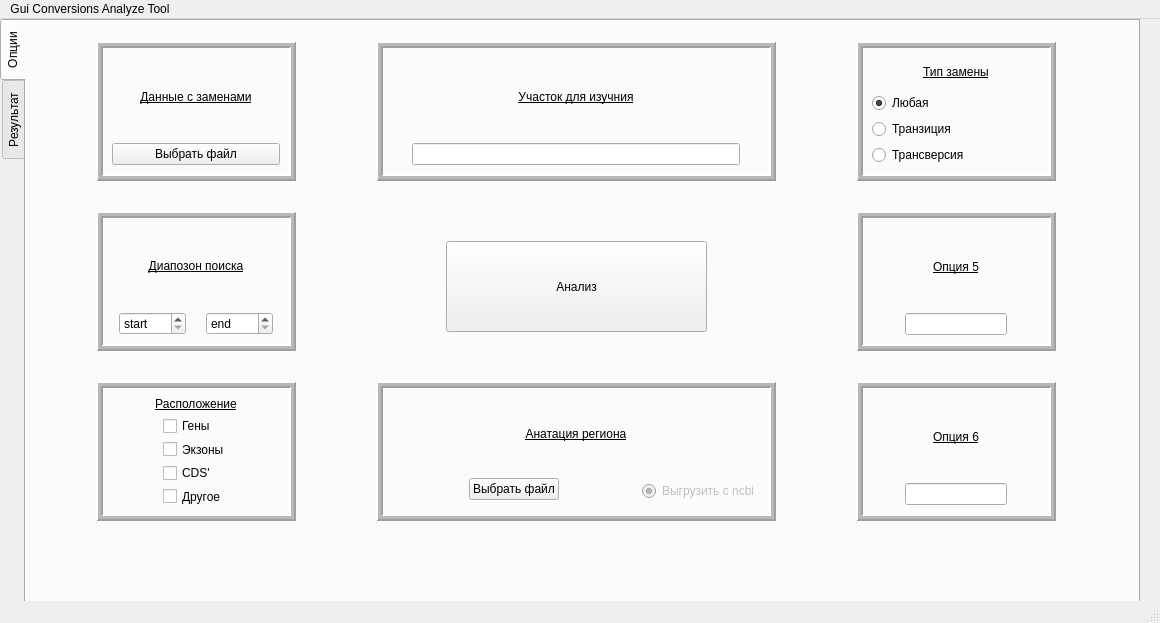
<?xml version="1.0" encoding="UTF-8"?>
<ui version="4.0">
 <class>MainWindow</class>
 <widget class="QMainWindow" name="MainWindow">
  <property name="geometry">
   <rect>
    <x>0</x>
    <y>0</y>
    <width>1160</width>
    <height>623</height>
   </rect>
  </property>
  <property name="minimumSize">
   <size>
    <width>1160</width>
    <height>623</height>
   </size>
  </property>
  <property name="maximumSize">
   <size>
    <width>1160</width>
    <height>623</height>
   </size>
  </property>
  <property name="windowTitle">
   <string>MainWindow</string>
  </property>
  <widget class="QWidget" name="centralwidget">
   <widget class="QTabWidget" name="tabWidget">
    <property name="geometry">
     <rect>
      <x>0</x>
      <y>0</y>
      <width>1140</width>
      <height>623</height>
     </rect>
    </property>
    <property name="minimumSize">
     <size>
      <width>1140</width>
      <height>623</height>
     </size>
    </property>
    <property name="maximumSize">
     <size>
      <width>1140</width>
      <height>623</height>
     </size>
    </property>
    <property name="layoutDirection">
     <enum>Qt::LayoutDirection::LeftToRight</enum>
    </property>
    <property name="autoFillBackground">
     <bool>false</bool>
    </property>
    <property name="tabPosition">
     <enum>QTabWidget::TabPosition::West</enum>
    </property>
    <property name="tabShape">
     <enum>QTabWidget::TabShape::Rounded</enum>
    </property>
    <property name="currentIndex">
     <number>0</number>
    </property>
    <property name="elideMode">
     <enum>Qt::TextElideMode::ElideLeft</enum>
    </property>
    <property name="documentMode">
     <bool>false</bool>
    </property>
    <property name="tabsClosable">
     <bool>false</bool>
    </property>
    <property name="tabBarAutoHide">
     <bool>false</bool>
    </property>
    <widget class="QWidget" name="tabOPTIONS">
     <attribute name="title">
      <string>Опции</string>
     </attribute>
     <widget class="QPushButton" name="mainBUTTON">
      <property name="geometry">
       <rect>
        <x>420</x>
        <y>220</y>
        <width>261</width>
        <height>91</height>
       </rect>
      </property>
      <property name="text">
       <string>Анализ</string>
      </property>
     </widget>
     <widget class="QFrame" name="placeOPTIONS">
      <property name="geometry">
       <rect>
        <x>70</x>
        <y>360</y>
        <width>200</width>
        <height>140</height>
       </rect>
      </property>
      <property name="frameShape">
       <enum>QFrame::Shape::Box</enum>
      </property>
      <property name="frameShadow">
       <enum>QFrame::Shadow::Raised</enum>
      </property>
      <property name="lineWidth">
       <number>2</number>
      </property>
      <property name="midLineWidth">
       <number>3</number>
      </property>
      <layout class="QVBoxLayout" name="SourceOfSearch_lay">
       <item>
        <widget class="QLabel" name="SourceSDeearch_lay">
         <property name="text">
          <string>&lt;html&gt;&lt;head/&gt;&lt;body&gt;&lt;p align=&quot;center&quot;&gt;&lt;span style=&quot; text-decoration: underline;&quot;&gt;Расположение&lt;/span&gt;&lt;/p&gt;&lt;/body&gt;&lt;/html&gt;</string>
         </property>
         <property name="textFormat">
          <enum>Qt::TextFormat::AutoText</enum>
         </property>
        </widget>
       </item>
       <item>
        <layout class="QHBoxLayout" name="horizontalLayout">
         <property name="spacing">
          <number>6</number>
         </property>
         <item>
          <spacer name="horizontalSpacer">
           <property name="orientation">
            <enum>Qt::Orientation::Horizontal</enum>
           </property>
           <property name="sizeHint" stdset="0">
            <size>
             <width>20</width>
             <height>20</height>
            </size>
           </property>
          </spacer>
         </item>
         <item>
          <layout class="QVBoxLayout" name="placeLAY">
           <item>
            <widget class="QCheckBox" name="genPLACE">
             <property name="text">
              <string>Гены</string>
             </property>
            </widget>
           </item>
           <item>
            <widget class="QCheckBox" name="exonPLACE">
             <property name="text">
              <string>Экзоны</string>
             </property>
            </widget>
           </item>
           <item>
            <widget class="QCheckBox" name="cdsPLACE">
             <property name="text">
              <string>CDS'</string>
             </property>
            </widget>
           </item>
           <item>
            <widget class="QCheckBox" name="otherPLACE">
             <property name="text">
              <string>Другое</string>
             </property>
            </widget>
           </item>
          </layout>
         </item>
         <item>
          <spacer name="horizontalSpacer_2">
           <property name="orientation">
            <enum>Qt::Orientation::Horizontal</enum>
           </property>
           <property name="sizeHint" stdset="0">
            <size>
             <width>40</width>
             <height>20</height>
            </size>
           </property>
          </spacer>
         </item>
        </layout>
       </item>
       <item>
        <spacer name="verticalSpacer_2">
         <property name="orientation">
          <enum>Qt::Orientation::Vertical</enum>
         </property>
         <property name="sizeHint" stdset="0">
          <size>
           <width>20</width>
           <height>40</height>
          </size>
         </property>
        </spacer>
       </item>
      </layout>
     </widget>
     <widget class="QFrame" name="positionOPTIONS">
      <property name="geometry">
       <rect>
        <x>70</x>
        <y>190</y>
        <width>200</width>
        <height>140</height>
       </rect>
      </property>
      <property name="frameShape">
       <enum>QFrame::Shape::Box</enum>
      </property>
      <property name="frameShadow">
       <enum>QFrame::Shadow::Raised</enum>
      </property>
      <property name="lineWidth">
       <number>2</number>
      </property>
      <property name="midLineWidth">
       <number>3</number>
      </property>
      <layout class="QVBoxLayout" name="SourceOfSearch_lay_2">
       <item>
        <widget class="QLabel" name="SourceSDeearch_lay_2">
         <property name="text">
          <string>&lt;html&gt;&lt;head/&gt;&lt;body&gt;&lt;p align=&quot;center&quot;&gt;&lt;span style=&quot; text-decoration: underline;&quot;&gt;Диапозон поиска&lt;/span&gt;&lt;/p&gt;&lt;/body&gt;&lt;/html&gt;</string>
         </property>
         <property name="textFormat">
          <enum>Qt::TextFormat::AutoText</enum>
         </property>
        </widget>
       </item>
       <item>
        <layout class="QHBoxLayout" name="PositionSpinsLayout">
         <item>
          <spacer name="horizontalSpacer_4">
           <property name="orientation">
            <enum>Qt::Orientation::Horizontal</enum>
           </property>
           <property name="sizeHint" stdset="0">
            <size>
             <width>40</width>
             <height>20</height>
            </size>
           </property>
          </spacer>
         </item>
         <item>
          <widget class="QSpinBox" name="startPOSITION">
           <property name="specialValueText">
            <string>start</string>
           </property>
           <property name="minimum">
            <number>1</number>
           </property>
           <property name="maximum">
            <number>999999999</number>
           </property>
           <property name="singleStep">
            <number>25</number>
           </property>
           <property name="stepType">
            <enum>QAbstractSpinBox::StepType::AdaptiveDecimalStepType</enum>
           </property>
          </widget>
         </item>
         <item>
          <spacer name="horizontalSpacer_6">
           <property name="orientation">
            <enum>Qt::Orientation::Horizontal</enum>
           </property>
           <property name="sizeHint" stdset="0">
            <size>
             <width>40</width>
             <height>20</height>
            </size>
           </property>
          </spacer>
         </item>
         <item>
          <spacer name="horizontalSpacer_3">
           <property name="orientation">
            <enum>Qt::Orientation::Horizontal</enum>
           </property>
           <property name="sizeHint" stdset="0">
            <size>
             <width>40</width>
             <height>20</height>
            </size>
           </property>
          </spacer>
         </item>
         <item>
          <widget class="QSpinBox" name="endPOSITION">
           <property name="specialValueText">
            <string>end</string>
           </property>
           <property name="suffix">
            <string/>
           </property>
           <property name="prefix">
            <string/>
           </property>
           <property name="minimum">
            <number>1</number>
           </property>
           <property name="maximum">
            <number>999999999</number>
           </property>
           <property name="singleStep">
            <number>25</number>
           </property>
           <property name="stepType">
            <enum>QAbstractSpinBox::StepType::AdaptiveDecimalStepType</enum>
           </property>
           <property name="value">
            <number>1</number>
           </property>
          </widget>
         </item>
         <item>
          <spacer name="horizontalSpacer_5">
           <property name="orientation">
            <enum>Qt::Orientation::Horizontal</enum>
           </property>
           <property name="sizeHint" stdset="0">
            <size>
             <width>40</width>
             <height>20</height>
            </size>
           </property>
          </spacer>
         </item>
        </layout>
       </item>
      </layout>
     </widget>
     <widget class="QFrame" name="inputOPTIONS">
      <property name="geometry">
       <rect>
        <x>350</x>
        <y>20</y>
        <width>400</width>
        <height>140</height>
       </rect>
      </property>
      <property name="frameShape">
       <enum>QFrame::Shape::Box</enum>
      </property>
      <property name="frameShadow">
       <enum>QFrame::Shadow::Raised</enum>
      </property>
      <property name="lineWidth">
       <number>2</number>
      </property>
      <property name="midLineWidth">
       <number>3</number>
      </property>
      <layout class="QVBoxLayout" name="SourceOfSearch_lay_3">
       <item>
        <widget class="QLabel" name="SourceSDeearch_lay_3">
         <property name="text">
          <string>&lt;html&gt;&lt;head/&gt;&lt;body&gt;&lt;p align=&quot;center&quot;&gt;&lt;span style=&quot; text-decoration: underline&quot;&gt;Участок для изучния&lt;/span&gt;&lt;/p&gt;&lt;/body&gt;&lt;/html&gt;</string>
         </property>
         <property name="textFormat">
          <enum>Qt::TextFormat::AutoText</enum>
         </property>
        </widget>
       </item>
       <item>
        <layout class="QHBoxLayout" name="horizontalLayout_3">
         <item>
          <spacer name="horizontalSpacer_7">
           <property name="orientation">
            <enum>Qt::Orientation::Horizontal</enum>
           </property>
           <property name="sizeType">
            <enum>QSizePolicy::Policy::Fixed</enum>
           </property>
           <property name="sizeHint" stdset="0">
            <size>
             <width>20</width>
             <height>20</height>
            </size>
           </property>
          </spacer>
         </item>
         <item>
          <widget class="QLineEdit" name="targetEDIT">
           <property name="autoFillBackground">
            <bool>false</bool>
           </property>
          </widget>
         </item>
         <item>
          <spacer name="horizontalSpacer_10">
           <property name="orientation">
            <enum>Qt::Orientation::Horizontal</enum>
           </property>
           <property name="sizeType">
            <enum>QSizePolicy::Policy::Fixed</enum>
           </property>
           <property name="sizeHint" stdset="0">
            <size>
             <width>20</width>
             <height>20</height>
            </size>
           </property>
          </spacer>
         </item>
        </layout>
       </item>
      </layout>
     </widget>
     <widget class="QFrame" name="option5OPTIONS">
      <property name="geometry">
       <rect>
        <x>830</x>
        <y>190</y>
        <width>200</width>
        <height>140</height>
       </rect>
      </property>
      <property name="frameShape">
       <enum>QFrame::Shape::Box</enum>
      </property>
      <property name="frameShadow">
       <enum>QFrame::Shadow::Raised</enum>
      </property>
      <property name="lineWidth">
       <number>2</number>
      </property>
      <property name="midLineWidth">
       <number>3</number>
      </property>
      <layout class="QVBoxLayout" name="SourceOfSearch_lay_4">
       <item>
        <widget class="QLabel" name="SourceSDeearch_lay_4">
         <property name="text">
          <string>&lt;html&gt;&lt;head/&gt;&lt;body&gt;&lt;p align=&quot;center&quot;&gt;&lt;span style=&quot; text-decoration: underline;&quot;&gt;Опция 5&lt;/span&gt;&lt;/p&gt;&lt;/body&gt;&lt;/html&gt;</string>
         </property>
         <property name="textFormat">
          <enum>Qt::TextFormat::AutoText</enum>
         </property>
        </widget>
       </item>
       <item>
        <layout class="QHBoxLayout" name="horizontalLayout_4">
         <item>
          <spacer name="horizontalSpacer_8">
           <property name="orientation">
            <enum>Qt::Orientation::Horizontal</enum>
           </property>
           <property name="sizeHint" stdset="0">
            <size>
             <width>40</width>
             <height>20</height>
            </size>
           </property>
          </spacer>
         </item>
         <item>
          <widget class="QLineEdit" name="lineEdit_2"/>
         </item>
         <item>
          <spacer name="horizontalSpacer_11">
           <property name="orientation">
            <enum>Qt::Orientation::Horizontal</enum>
           </property>
           <property name="sizeHint" stdset="0">
            <size>
             <width>40</width>
             <height>20</height>
            </size>
           </property>
          </spacer>
         </item>
        </layout>
       </item>
      </layout>
     </widget>
     <widget class="QFrame" name="typeOPTIONS">
      <property name="geometry">
       <rect>
        <x>830</x>
        <y>20</y>
        <width>200</width>
        <height>140</height>
       </rect>
      </property>
      <property name="frameShape">
       <enum>QFrame::Shape::Box</enum>
      </property>
      <property name="frameShadow">
       <enum>QFrame::Shadow::Raised</enum>
      </property>
      <property name="lineWidth">
       <number>2</number>
      </property>
      <property name="midLineWidth">
       <number>3</number>
      </property>
      <layout class="QVBoxLayout" name="SourceOfSearch_lay_5">
       <item>
        <widget class="QLabel" name="SourceSDeearch_lay_5">
         <property name="text">
          <string>&lt;html&gt;&lt;head/&gt;&lt;body&gt;&lt;p align=&quot;center&quot;&gt;&lt;span style=&quot; text-decoration: underline;&quot;&gt;Тип замены&lt;/span&gt;&lt;/p&gt;&lt;/body&gt;&lt;/html&gt;</string>
         </property>
         <property name="textFormat">
          <enum>Qt::TextFormat::AutoText</enum>
         </property>
        </widget>
       </item>
       <item>
        <layout class="QVBoxLayout" name="verticalLayout_2">
         <item>
          <widget class="QRadioButton" name="anyCTYPE">
           <property name="text">
            <string>Любая</string>
           </property>
           <property name="checked">
            <bool>true</bool>
           </property>
          </widget>
         </item>
         <item>
          <widget class="QRadioButton" name="transitionCTYPE">
           <property name="text">
            <string>Транзиция</string>
           </property>
          </widget>
         </item>
         <item>
          <widget class="QRadioButton" name="transversionCTYPE">
           <property name="text">
            <string>Трансверсия</string>
           </property>
          </widget>
         </item>
        </layout>
       </item>
      </layout>
     </widget>
     <widget class="QFrame" name="option6OPTIONS">
      <property name="geometry">
       <rect>
        <x>830</x>
        <y>360</y>
        <width>200</width>
        <height>140</height>
       </rect>
      </property>
      <property name="frameShape">
       <enum>QFrame::Shape::Box</enum>
      </property>
      <property name="frameShadow">
       <enum>QFrame::Shadow::Raised</enum>
      </property>
      <property name="lineWidth">
       <number>2</number>
      </property>
      <property name="midLineWidth">
       <number>3</number>
      </property>
      <layout class="QVBoxLayout" name="SourceOfSearch_lay_6">
       <item>
        <widget class="QLabel" name="SourceSDeearch_lay_6">
         <property name="text">
          <string>&lt;html&gt;&lt;head/&gt;&lt;body&gt;&lt;p align=&quot;center&quot;&gt;&lt;span style=&quot; text-decoration: underline;&quot;&gt;Опция 6&lt;/span&gt;&lt;/p&gt;&lt;/body&gt;&lt;/html&gt;</string>
         </property>
         <property name="textFormat">
          <enum>Qt::TextFormat::AutoText</enum>
         </property>
        </widget>
       </item>
       <item>
        <layout class="QHBoxLayout" name="horizontalLayout_6">
         <item>
          <spacer name="horizontalSpacer_13">
           <property name="orientation">
            <enum>Qt::Orientation::Horizontal</enum>
           </property>
           <property name="sizeHint" stdset="0">
            <size>
             <width>40</width>
             <height>20</height>
            </size>
           </property>
          </spacer>
         </item>
         <item>
          <widget class="QLineEdit" name="lineEdit_4"/>
         </item>
         <item>
          <spacer name="horizontalSpacer_14">
           <property name="orientation">
            <enum>Qt::Orientation::Horizontal</enum>
           </property>
           <property name="sizeHint" stdset="0">
            <size>
             <width>40</width>
             <height>20</height>
            </size>
           </property>
          </spacer>
         </item>
        </layout>
       </item>
      </layout>
     </widget>
     <widget class="QFrame" name="Anatation_options">
      <property name="geometry">
       <rect>
        <x>350</x>
        <y>360</y>
        <width>400</width>
        <height>140</height>
       </rect>
      </property>
      <property name="frameShape">
       <enum>QFrame::Shape::Box</enum>
      </property>
      <property name="frameShadow">
       <enum>QFrame::Shadow::Raised</enum>
      </property>
      <property name="lineWidth">
       <number>2</number>
      </property>
      <property name="midLineWidth">
       <number>3</number>
      </property>
      <layout class="QVBoxLayout" name="SourceOfSearch_lay_7">
       <item>
        <widget class="QLabel" name="SourceSDeearch_lay_7">
         <property name="text">
          <string>&lt;html&gt;&lt;head/&gt;&lt;body&gt;&lt;p align=&quot;center&quot;&gt;&lt;span style=&quot; text-decoration: underline;&quot;&gt;Анатация региона&lt;/span&gt;&lt;/p&gt;&lt;/body&gt;&lt;/html&gt;</string>
         </property>
         <property name="textFormat">
          <enum>Qt::TextFormat::AutoText</enum>
         </property>
        </widget>
       </item>
       <item>
        <layout class="QHBoxLayout" name="horizontalLayout_5">
         <property name="spacing">
          <number>6</number>
         </property>
         <item>
          <spacer name="horizontalSpacer_9">
           <property name="orientation">
            <enum>Qt::Orientation::Horizontal</enum>
           </property>
           <property name="sizeHint" stdset="0">
            <size>
             <width>40</width>
             <height>20</height>
            </size>
           </property>
          </spacer>
         </item>
         <item>
          <layout class="QVBoxLayout" name="FileLAYOUT">
           <item>
            <widget class="QPushButton" name="anatationEXportBUTTON">
             <property name="text">
              <string>Выбрать файл</string>
             </property>
            </widget>
           </item>
           <item>
            <spacer name="verticalSpacer">
             <property name="orientation">
              <enum>Qt::Orientation::Vertical</enum>
             </property>
             <property name="sizeType">
              <enum>QSizePolicy::Policy::Fixed</enum>
             </property>
             <property name="sizeHint" stdset="0">
              <size>
               <width>20</width>
               <height>5</height>
              </size>
             </property>
            </spacer>
           </item>
          </layout>
         </item>
         <item>
          <spacer name="horizontalSpacer_12">
           <property name="orientation">
            <enum>Qt::Orientation::Horizontal</enum>
           </property>
           <property name="sizeType">
            <enum>QSizePolicy::Policy::MinimumExpanding</enum>
           </property>
           <property name="sizeHint" stdset="0">
            <size>
             <width>20</width>
             <height>20</height>
            </size>
           </property>
          </spacer>
         </item>
         <item>
          <widget class="QRadioButton" name="ncbiBUTTON">
           <property name="enabled">
            <bool>false</bool>
           </property>
           <property name="acceptDrops">
            <bool>false</bool>
           </property>
           <property name="text">
            <string>Выгрузить c ncbi</string>
           </property>
           <property name="checkable">
            <bool>true</bool>
           </property>
           <property name="checked">
            <bool>true</bool>
           </property>
           <property name="autoRepeat">
            <bool>false</bool>
           </property>
           <property name="autoExclusive">
            <bool>true</bool>
           </property>
           <property name="fileURL" stdset="0">
            <string/>
           </property>
          </widget>
         </item>
        </layout>
       </item>
      </layout>
     </widget>
     <widget class="QFrame" name="conversionsFileOPTIONS">
      <property name="geometry">
       <rect>
        <x>70</x>
        <y>20</y>
        <width>200</width>
        <height>140</height>
       </rect>
      </property>
      <property name="frameShape">
       <enum>QFrame::Shape::Box</enum>
      </property>
      <property name="frameShadow">
       <enum>QFrame::Shadow::Raised</enum>
      </property>
      <property name="lineWidth">
       <number>2</number>
      </property>
      <property name="midLineWidth">
       <number>3</number>
      </property>
      <layout class="QVBoxLayout" name="SourceOfSearch_lay_8">
       <item>
        <widget class="QLabel" name="SourceSDeearch_lay_8">
         <property name="text">
          <string>&lt;html&gt;&lt;head/&gt;&lt;body&gt;&lt;p align=&quot;center&quot;&gt;&lt;span style=&quot; text-decoration: underline;&quot;&gt;Данные с заменами&lt;/span&gt;&lt;/p&gt;&lt;/body&gt;&lt;/html&gt;</string>
         </property>
         <property name="textFormat">
          <enum>Qt::TextFormat::AutoText</enum>
         </property>
        </widget>
       </item>
       <item>
        <layout class="QHBoxLayout" name="horizontalLayout_7">
         <property name="spacing">
          <number>6</number>
         </property>
         <item>
          <layout class="QVBoxLayout" name="FileLAYOUT_2">
           <item>
            <widget class="QPushButton" name="inputfileEXportBUTTON">
             <property name="text">
              <string>Выбрать файл</string>
             </property>
             <property name="fileURL" stdset="0">
              <string/>
             </property>
            </widget>
           </item>
          </layout>
         </item>
        </layout>
       </item>
      </layout>
     </widget>
    </widget>
    <widget class="QWidget" name="tabRESULTS">
     <attribute name="title">
      <string>Результат</string>
     </attribute>
     <widget class="QLabel" name="gfflabel">
      <property name="geometry">
       <rect>
        <x>290</x>
        <y>140</y>
        <width>361</width>
        <height>271</height>
       </rect>
      </property>
      <property name="text">
       <string>TextLabel</string>
      </property>
     </widget>
    </widget>
   </widget>
  </widget>
  <widget class="QMenuBar" name="menubar">
   <property name="geometry">
    <rect>
     <x>0</x>
     <y>0</y>
     <width>1160</width>
     <height>19</height>
    </rect>
   </property>
   <widget class="QMenu" name="menuGui_Conversions_Analyze_Tool">
    <property name="title">
     <string>Gui Conversions Analyze Tool</string>
    </property>
   </widget>
   <addaction name="menuGui_Conversions_Analyze_Tool"/>
  </widget>
  <widget class="QStatusBar" name="statusbar"/>
 </widget>
 <resources/>
 <connections/>
</ui>
